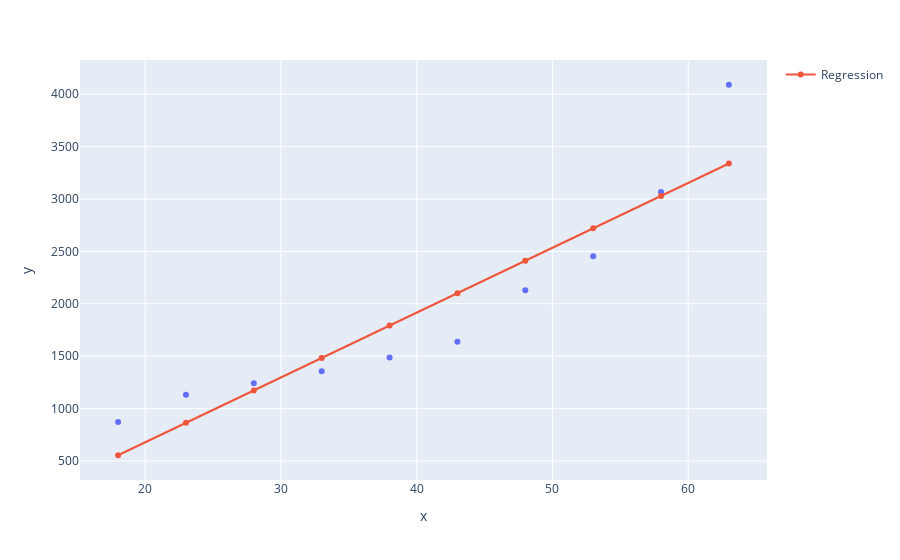

Notebook source saved alongside this figure:
### Markdown cell above
###### Graphics

### Code cell
# Generate graphic
graphic = px.scatter(x=x_health_plan, y=y_health_plan)
graphic.add_scatter(x=x_health_plan, y=predict, name='Regression')
graphic.show()

### Figure 1 — Plotly figure (JSON) as saved in the notebook; plotly's stock layout.template omitted (floating-point values rounded to 4 significant figures)
{"data": [{"hovertemplate": "x=%{x}<br>y=%{y}<extra></extra>", "legendgroup": "", "marker": {"color": "#636efa", "symbol": "circle"}, "mode": "markers", "name": "", "orientation": "v", "showlegend": false, "type": "scatter", "x": [18, 23, 28, 33, 38, 43, 48, 53, 58, 63], "xaxis": "x", "y": [871, 1132, 1242, 1356, 1488, 1638, 2130, 2454, 3066, 4090], "yaxis": "y"}, {"name": "Regression", "type": "scatter", "x": [18, 23, 28, 33, 38, 43, 48, 53, 58, 63], "y": [554.7, 864.0, 1173.0, 1483.0, 1792.0, 2101.0, 2411.0, 2720.0, 3029.0, 3339.0]}], "layout": {"legend": {"tracegroupgap": 0}, "margin": {"t": 60}, "xaxis": {"anchor": "y", "domain": [0, 1], "title": {"text": "x"}}, "yaxis": {"anchor": "x", "domain": [0, 1], "title": {"text": "y"}}}}
